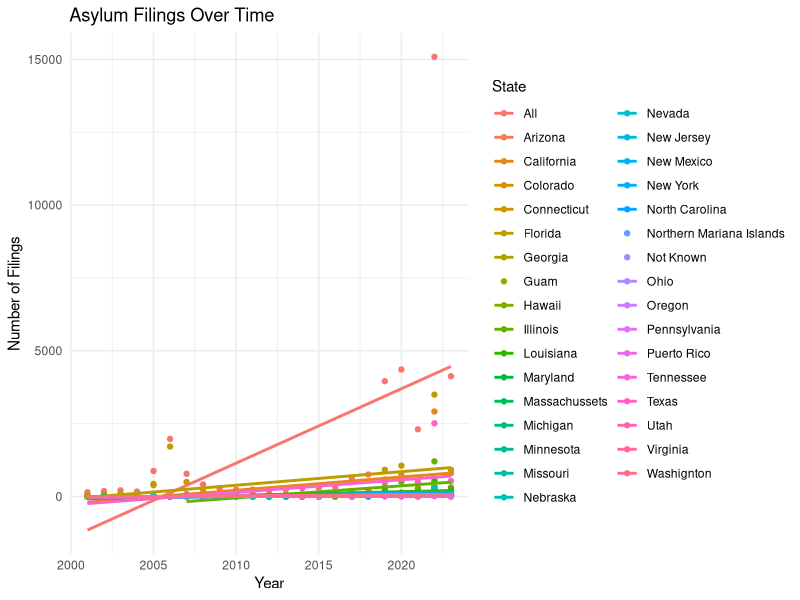
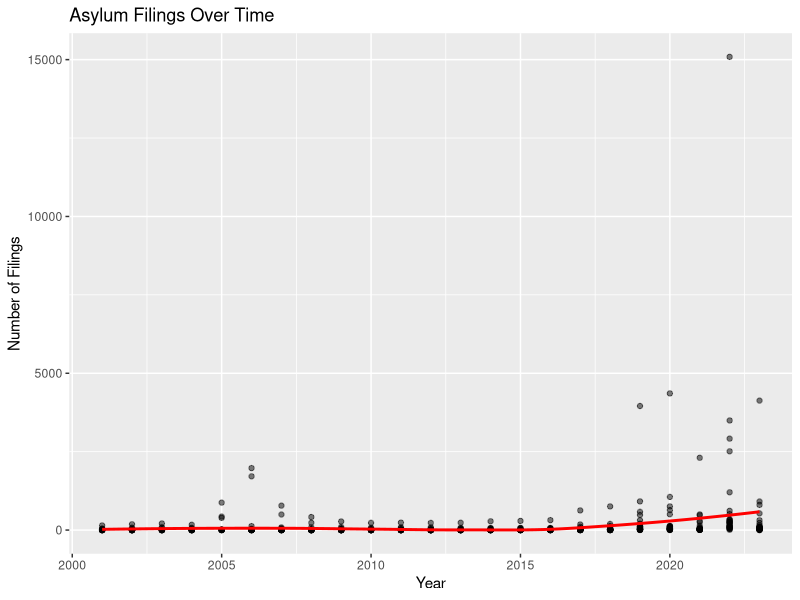
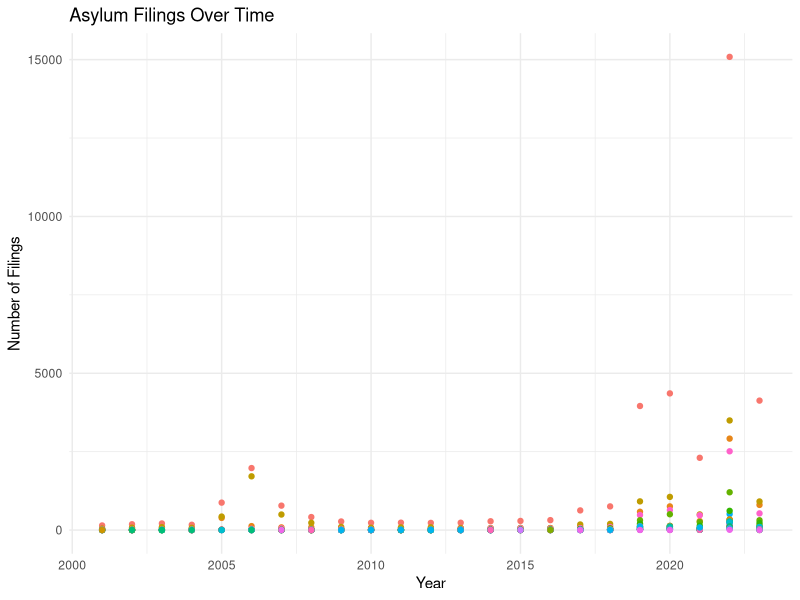

The R source for these figures, in order: (Note: this script raises an error after producing the figures.)
## ---- chunk 1
# Graph 1- asylum filings

library(ggplot2)
library(tidyr)

# Loading the data 
filings <- read.csv("asylum_filings.csv")



# Converting all year columns to numeric values
year_cols <- grep("^X[0-9]{4}$", names(filings))
filings[, year_cols] <- lapply(filings[, year_cols], function(x) as.numeric(gsub("[^0-9.]", "", x)))

# Reshaping the data to a longer format
asylum_long <- tidyr::pivot_longer(filings, 
                                   cols = starts_with("X"), 
                                   names_to = "Year", 
                                   values_to = "Filings")

# Convert the Year from 'XYYYY' to 'YYYY' format
asylum_long$Year <- as.numeric(sub("X", "", asylum_long$Year))

# Plot
ggplot(asylum_long, aes(x = Year, y = Filings, color = State)) +
  geom_point() +
  geom_smooth(method = "lm", se = FALSE) +
  theme_minimal() +
  labs(title = "Asylum Filings Over Time",
       x = "Year",
       y = "Number of Filings")




## ---- chunk 2
#graph 2 - asylum filings without the labels
filings <- read.csv("asylum_filings.csv")



# Converting all years to numeric values 
year_cols <- grep("^X[0-9]{4}$", names(filings))
filings[, year_cols] <- lapply(filings[, year_cols], function(x) as.numeric(gsub("[^0-9.]", "", x)))

# Reshaping the data to a longer format 
asylum_long <- tidyr::pivot_longer(filings, 
                                   cols = starts_with("X"), 
                                   names_to = "Year", 
                                   values_to = "Filings")

# Converting the Year from 'XYYYY' to 'YYYY' format
asylum_long$Year <- as.numeric(sub("X", "", asylum_long$Year))


# visualization 
ggplot(asylum_long, aes(x = Year, y = Filings)) +
  geom_point(alpha = 0.5, color = "black") +  
  geom_smooth(method = "loess", se = FALSE, color = "red") + 
  labs(title = "Asylum Filings Over Time",
       x = "Year",
       y = "Number of Filings") +
  theme(legend.position = "none")  


## ---- chunk 3

# graph 3- colored asylum filings over the years
library(ggplot2)
library(tidyr)

# Reshaping the data to a longer format
asylum_long <- tidyr::pivot_longer(filings, 
                                   cols = starts_with("X"), 
                                   names_to = "Year", 
                                   values_to = "Filings")

# Converting the Year from 'XYYYY' to 'YYYY' format
asylum_long$Year <- as.numeric(sub("X", "", asylum_long$Year))

#visualization
ggplot(asylum_long, aes(x = Year, y = Filings, color = State)) +
  geom_point() +
  theme_minimal() +
  labs(title = "Asylum Filings Over Time",
       x = "Year",
       y = "Number of Filings") +
  theme(legend.position = "none")  



## ---- chunk 4

#loading libraries
library(ggplot2)
library(dplyr)

library(ggplot2)
library(dplyr)
library(tidyr)

#loading files

filings <- read.csv("asylum_filings.csv")


decisions_denied <- read.csv("decisions_denied.csv")


library(ggplot2)
library(dplyr)
library(tidyr)

library(tidyverse)

# Data cleaning and preparation/ adjusting column selection as per your dataset's structure/ excluding columns that are not needed
filings_cleaned <- filings |>
    select(-State, -matches("All|Never|Detained|Released")) |>
    gather(key = "Year", value = "Filings") |>
    group_by(Year) |>
    summarize(TotalFilings = sum(as.numeric(gsub(",", "", Filings)), na.rm = TRUE))

approvals_cleaned <- approvals |>
    select(-State) |>
    gather(key = "Year", value = "Approvals") |>
    group_by(Year) |>
    summarize(TotalApprovals = sum(as.numeric(gsub(",", "", Approvals)), na.rm = TRUE))

# Merging data
merged_data <- merge(filings_cleaned, approvals_cleaned, by = "Year")



#visualizations
ggplot(merged_data, aes(x = Year)) +
    geom_line(aes(y = TotalFilings, group = 1, color = "Total Filings")) +
    geom_line(aes(y = TotalApprovals, group = 1, color = "Total Approvals")) +
  geom_point(aes(y = TotalFilings, group = 1, color = "Total Filings")) +
    geom_point(aes(y = TotalApprovals, group = 1, color = "Total Approvals")) +
    scale_x_discrete(breaks = merged_data$Year) +
    scale_y_continuous(labels = scales::comma) +
    labs(title = "Asylum Filings and Approvals (2001-2023)",
         x = "Year",
         y = "Number of Cases",
         color = "Legend") +
   theme(axis.text.x = element_text(angle = 90, vjust = 0.5, hjust=1),
          legend.title = element_blank(),
          plot.title = element_text(hjust = 0.5),
          legend.position = "bottom")


## ---- chunk 5
#Part 1.3 Asylum filings and denials
##loading libraries
library(ggplot2)
library(dplyr)

library(ggplot2)
library(dplyr)
library(tidyr)

#loading data
filings <- read.csv("asylum_filings.csv")


decisions_denied <- read.csv("decisions_denied.csv")

library(ggplot2)
library(dplyr)
library(tidyr)

library(tidyverse)

# Data cleaning and preparation/ adjusting column selection as per your dataset's structure/ excluding columns that are not needed
filings_cleaned <- filings |>
    select(-State, -matches("All|Never|Detained|Released")) |>
    gather(key = "Year", value = "Filings") |>
    group_by(Year) |>
    summarize(TotalFilings = sum(as.numeric(gsub(",", "", Filings)), na.rm = TRUE))

denials_cleaned <- decisions_denied |>
    select(-State) |>
    gather(key = "Year", value = "Denials") |>
    group_by(Year) |>
    summarize(TotalDenials = sum(as.numeric(gsub(",", "", Denials)), na.rm = TRUE))

# Merging data
merged_data <- merge(filings_cleaned, denials_cleaned, by = "Year")


# making "year" as a factor
merged_data$Year <- factor(merged_data$Year)

# visualization
ggplot(merged_data, aes(x = Year)) +
    geom_line(aes(y = TotalFilings, group = 1, color = "Total Filings")) +
    geom_line(aes(y = TotalDenials, group = 1, color = "Total Denials")) +
    geom_point(aes(y = TotalFilings, group = 1, color = "Total Filings")) +
    geom_point(aes(y = TotalDenials, group = 1, color = "Total Denials")) +
    scale_x_discrete(breaks = unique(merged_data$Year)) + 
    scale_y_continuous(labels = scales::comma) +
    labs(title = "Asylum Filings and Denials (2001-2023)",
         x = "Year",
         y = "Number of Cases",
         color = "Legend") +
    theme(axis.text.x = element_text(angle = 90, vjust = 0.5, hjust=1),
          legend.title = element_blank(),
          plot.title = element_text(hjust = 0.5),
          legend.position = "bottom")



## ---- chunk 6
#packages and data
library(tidyverse)
library(png)


## ---- chunk 7

rm(list = ls())
#manually filtered data for regressions
hispop <- read.csv("hispop_reg.csv")
filings <-read.csv("filings_reg.csv") 
GDP <- read.csv("GDP_reg.csv")
Gov <- read.csv("Gov_reg.csv")
approve <- read.csv("approved_reg.csv") 
denied <- read.csv("denied_reg.csv")

## ---- chunk 8
#Gov filter

#republican are now set to -1 and democrats are set to 1 had to use some sort of four loop to do this 


for (governor in seq_along(Gov)) {
  Gov[[governor]] <- gsub(".*Democra.*", "1", Gov[[governor]])
  Gov[[governor]] <- gsub(".*Republican.*", "-1", Gov[[governor]])
  Gov[[governor]] <- gsub(".*New Progressive Party.*", NA, Gov[[governor]])
  Gov[[governor]] <- gsub(".*Independence Party.*", NA, Gov[[governor]])
  Gov[[governor]] <- gsub(".*N/A.*", NA, Gov[[governor]])
}


## ---- chunk 9
library(broom)
library(patchwork)
library(ggplot2)
library(tidyr)
library(png)
library(knitr)

states <- c("California", "New.York", "Florida", "Texas", "New.Jersey",
            "Massachusetts", "Virginia", "Illinois", "Maryland", "Washington",
            "Georgia", "Pennsylvania", "Tennessee", "Louisiana", "Arizona",
            "Ohio", "Nebraska", "Colorado", "North.Carolina", "Minnesota",
            "Nevada", "Missouri", "Connecticut", "Oregon", "Michigan",
            "Utah", "Hawaii", "New.Mexico")

 states

state_data_frames <- list()

for(state in states) {

    state_filings <- as.numeric(filings[[state]])
    state_GDP <- as.numeric(GDP[[state]])
    state_Gov <- as.numeric(Gov[[state]])
    state_denied <- as.numeric(denied[[state]])
    state_approve <- as.numeric(approve[[state]])
    state_hispop <- as.numeric(gsub(",", "", hispop[[state]]))



  state_data <- data.frame(

        Filings = state_filings,
        GDP = state_GDP,
        Gov = state_Gov,
        Denied = state_denied,
        Approved = state_approve,
        HispanicPopulation = state_hispop
    )


    state_data_frames[[state]] <- state_data
}


combined_data <- bind_rows(state_data_frames, .id = "State")
text_size = 12
#GDP
ggplot(data = combined_data, aes(x = Filings, y = GDP, color = State, fill = State)) +
  geom_point() +
  scale_y_log10()  +
  geom_smooth(method = "lm", se = TRUE) +
  labs(title = "Linear Regressions: Number of Cases vs. GDP Per Capita by State",
         x = "Number of Cases",
         y = " GDP Per Capita") +
    theme(plot.margin = margin(t = 70, r = 10, b = 10, l = 10, unit = "pt"),
    axis.text.x = element_text(angle = 90, hjust=1, vjust = .5),
    plot.title = element_text(hjust = 0, vjust = 18, face = "bold", size = text_size)
  )
  


#Gov
ggplot(data = combined_data, aes(x = Filings, y = Gov, color = State, fill = State)) +
  geom_point() +
  geom_smooth(method = "lm", se = TRUE) +
 labs(title = "Linear Regressions: Number of Cases vs. Governor Party Affiliation",
         x = "Number of Cases",
         y = "Governor Party Affiliaton") +
   theme(plot.margin = margin(t = 70, r = 10, b = 10, l = 10, unit = "pt"),
    axis.text.x = element_text(angle = 90, hjust=1, vjust = .5),
    plot.title = element_text(hjust = 0, vjust = 18, face = "bold", size = text_size)
  )



#Hispop
ggplot(data = combined_data, aes(x = Filings, y = HispanicPopulation, color = State, fill = State)) +
  geom_point() +
  geom_smooth(method = "lm", se = TRUE) +
  scale_y_log10() +   # Logarithmic scale for y-axis+
  labs(title = "Linear Regressions: Number of Cases vs. Hispanic Population by State",
         x = "Number of Cases",
         y = "Hispanic Population") +
   theme(plot.margin = margin(t = 70, r = 10, b = 10, l = 10, unit = "pt"),
    axis.text.x = element_text(angle = 90, hjust=1, vjust = .5),
    plot.title = element_text(hjust = 0, vjust = 18, face = "bold", size = text_size)
  )



#Mulitple regression sumary information for each state
regression_summaries <- list()

for(i in states) {
  state_data <- subset(combined_data, State == i)

  models <- lm(Filings ~ HispanicPopulation + GDP + Gov, data = state_data)

  regression_summaries[[i]] <- summary(models)
}


## ---- chunk 10




#consolodate data for Texas
Texas_filings <- as.numeric(filings$Texas)
year <-  as.numeric(filings$State)
Texas_GDP <-  as.numeric(GDP$Texas)
Texas_Gov <-  as.numeric(Gov$Texas)
Texas_denied <- as.numeric(denied$Texas)
Texas_approve <- as.numeric(approve$Texas)
Texas_hispop <- as.numeric(gsub(",", "", hispop$Texas))

#data frame
Texas_data <- data.frame(Year = year, Filings = Texas_filings, HispanicPopulation = Texas_hispop, GDP = Texas_GDP, Gov = Texas_Gov, den = Texas_denied, app = Texas_approve)

#long data
long_data_Texas <- gather(Texas_data, key = "variable", value = "value", -Filings, -Year, -app, -den)

#Florida 
Florida_filings <- as.numeric(filings$Florida)
year <- as.numeric(filings$State)
Florida_GDP <- as.numeric(GDP$Florida)
Florida_Gov <- as.numeric(Gov$Florida)
Florida_denied <- as.numeric(denied$Florida)
Florida_approve <- as.numeric(approve$Florida)

Florida_hispop <- as.numeric(gsub(",", "", hispop$Florida))

#data frame
Florida_data <- data.frame(Year = year, Filings = Florida_filings, HispanicPopulation = Florida_hispop, GDP = Florida_GDP, Gov = Florida_Gov, den = Florida_denied, app = Florida_approve)

#long data
long_data_Florida <- gather(Florida_data, key = "variable", value = "value", -Filings, -Year, -app, -den)

#California
California_filings <- as.numeric(filings$California)
year <-  as.numeric(filings$State)
California_GDP <-  as.numeric(GDP$California)
California_Gov <-  as.numeric(Gov$California)
California_denied <- as.numeric(denied$California)
California_approve <- as.numeric(approve$California)

California_hispop <- as.numeric(gsub(",", "", hispop$California))

#data frame
California_data <- data.frame(Year = year, Filings = California_filings, HispanicPopulation = California_hispop, GDP = California_GDP, Gov = California_Gov, den = California_denied, app = California_approve)

#long data 
long_data_California <- gather(California_data, key = "variable", value = "value", -Filings, -Year, -app, -den)


#Florida 
Florida_filings <- as.numeric(filings$Florida)
year <- as.numeric(filings$State)
Florida_GDP <- as.numeric(GDP$Florida)
Florida_Gov <- as.numeric(Gov$Florida)
Florida_denied <- as.numeric(denied$Florida)
Florida_approve <- as.numeric(approve$Florida)

Florida_hispop <- as.numeric(gsub(",", "", hispop$Florida))

#data frame
Florida_data <- data.frame(Year = year, Filings = Florida_filings, HispanicPopulation = Florida_hispop, GDP = Florida_GDP, Gov = Florida_Gov, den = Florida_denied, app = Florida_approve)

#long data
long_data_Florida <- gather(Florida_data, key = "variable", value = "value", -Filings, -Year, -app, -den)

#California
Louisiana_filings <- as.numeric(filings$Louisiana)
year <-  as.numeric(filings$State)
Louisiana_GDP <-  as.numeric(GDP$Louisiana)
Louisiana_Gov <-  as.numeric(Gov$Louisiana)
Louisiana_denied <- as.numeric(denied$Louisiana)
Louisiana_approve <- as.numeric(approve$Louisiana)
Louisiana_hispop <- as.numeric(gsub(",", "", hispop$Louisiana))

#data frame
Louisiana_data <- data.frame(Year = year, Filings = Louisiana_filings, HispanicPopulation = Louisiana_hispop, GDP = Louisiana_GDP, Gov = Louisiana_Gov, den = Louisiana_denied, app = Louisiana_approve)

#long data 
long_data_Louisiana <- gather(Louisiana_data, key = "variable", value = "value", -Filings, -Year, -app, -den)


## ---- chunk 11


# install.packages("patchwork")




text_size = 6

#Texas
######################################################################################################
plot1 <- ggplot(subset(long_data_Texas, variable == "GDP"), aes(x = Filings, y = value)) +
  geom_point(color = "dodgerblue2") +
  geom_smooth(method = "lm", se = TRUE, color = "dodgerblue2", fill = "dodgerblue2") +
  labs(title = "Number of cases vs. GDP per Capita",
         x = "Number of Cases",
         y = "GDP per Capita",
         color = "Legend") +
    theme(axis.text.x = element_text(angle = 90, vjust = 0.5, hjust=1),
          plot.title = element_text(hjust = 0.5, size = text_size, face = "bold"),
          legend.position = "bottom")


plot2 <- ggplot(subset(long_data_Texas, variable == "Gov"), aes(x = Filings, y = value)) +
  geom_point(color = "orange2") +
  geom_smooth(method = "lm", se = TRUE, color = "orange2", fill = "orange2") +
 labs(title = "Number of cases vs. Governor Party",
         x = "Number of Cases",
         y = "Republican or Democratic Governors",
         color = "Legend") +
    theme(axis.text.x = element_text(angle = 90, vjust = 0.5, hjust=1),
          plot.title = element_text(hjust = 0.5, size = text_size, face = "bold"),
          legend.position = "bottom")



plot3 <- ggplot(subset(long_data_Texas, variable == "HispanicPopulation"), aes(x = Filings, y = value)) +
  geom_point(color = "hotpink2") +
  geom_smooth(method = "lm", se = TRUE, color = "hotpink2", fill = "hotpink2") +
 labs(title = "Number of cases vs. Hispanic Population",
         x = "Number of Cases",
         y = "Hispanic Population",
         color = "Legend") +
    theme(axis.text.x = element_text(angle = 90, vjust = 0.5, hjust=1),
          plot.title = element_text(hjust = 0.5, size = text_size, face = "bold"),
          legend.position = "bottom")

#plots
combined_plot <- plot1 | plot2 | plot3

# Add an overarching title
combined_plot_with_title <- combined_plot + 
    plot_annotation(title = "Texas") 
      
combined_plot_with_title
ggsave("my_combined_plot_Texas.png", combined_plot_with_title, width = 12, height = 4)


#Florida
######################################################################################################


plot1 <- ggplot(subset(long_data_Florida, variable == "GDP"), aes(x = Filings, y = value)) +
  geom_point(color = "dodgerblue2") +
  geom_smooth(method = "lm", se = TRUE, color = "dodgerblue2", fill = "dodgerblue2") +
  labs(title = "Number of cases vs. GDP per Capita",
         x = "Number of Cases",
         y = "GDP per Capita",
         color = "Legend") +
    theme(axis.text.x = element_text(angle = 90, vjust = 0.5, hjust=1),
          plot.title = element_text(hjust = 0.5, size = text_size, face = "bold"),
          legend.position = "bottom")


plot2 <- ggplot(subset(long_data_Florida, variable == "Gov"), aes(x = Filings, y = value)) +
  geom_point(color = "orange2") +
  geom_smooth(method = "lm", se = TRUE, color = "orange2", fill = "orange2") +
 labs(title = "Number of cases vs. Governor Party",
         x = "Number of Cases",
         y = "Republican or Democratic Governors",
         color = "Legend") +
    theme(axis.text.x = element_text(angle = 90, vjust = 0.5, hjust=1),
          plot.title = element_text(hjust = 0.5, size = text_size, face = "bold"),
          legend.position = "bottom")



plot3 <- ggplot(subset(long_data_Florida, variable == "HispanicPopulation"), aes(x = Filings, y = value)) +
  geom_point(color = "hotpink2") +
  geom_smooth(method = "lm", se = TRUE, color = "hotpink2", fill = "hotpink2") +
 labs(title = "Number of cases vs. Hispanic Population",
         x = "Number of Cases",
         y = "Hispanic Population",
         color = "Legend") +
    theme(axis.text.x = element_text(angle = 90, vjust = 0.5, hjust=1),
          plot.title = element_text(hjust = 0.5, size = text_size, face = "bold"),
          legend.position = "bottom")


combined_plot <- plot1 | plot2 | plot3

# Add an overarching title
combined_plot_with_title <- combined_plot + 
    plot_annotation(title = "Florida") 

combined_plot_with_title
ggsave("my_combined_plot_Florida.png", combined_plot_with_title, width = 12, height = 4)


#California
######################################################################################################

plot1 <- ggplot(subset(long_data_California, variable == "GDP"), aes(x = Filings, y = value)) +
  geom_point(color = "dodgerblue2") +
  geom_smooth(method = "lm", se = TRUE, color = "dodgerblue2", fill = "dodgerblue2") +
  labs(title = "Number of cases vs. GDP per Capita",
         x = "Number of Cases",
         y = "GDP per Capita",
         color = "Legend") +
    theme(axis.text.x = element_text(angle = 90, vjust = 0.5, hjust=1),
          plot.title = element_text(hjust = 0.5, size = text_size, face = "bold"),
          legend.position = "bottom")


plot2 <- ggplot(subset(long_data_California, variable == "Gov"), aes(x = Filings, y = value)) +
  geom_point(color = "orange2") +
  geom_smooth(method = "lm", se = TRUE, color = "orange2", fill = "orange2") +
 labs(title = "Number of cases vs. Governor Party",
         x = "Number of Cases",
         y = "Republican or Democratic Governors",
         color = "Legend") +
    theme(axis.text.x = element_text(angle = 90, vjust = 0.5, hjust=1),
          plot.title = element_text(hjust = 0.5, size = text_size, face = "bold"),
          legend.position = "bottom")



plot3 <- ggplot(subset(long_data_California, variable == "HispanicPopulation"), aes(x = Filings, y = value)) +
  geom_point(color = "hotpink2") +
  geom_smooth(method = "lm", se = TRUE, color = "hotpink2", fill = "hotpink2") +
 labs(title = "Number of cases vs. Hispanic Population",
         x = "Number of Cases",
         y = "Hispanic Population",
         color = "Legend") +
    theme(axis.text.x = element_text(angle = 90, vjust = 0.5, hjust=1),
          plot.title = element_text(hjust = 0.5, size = text_size, face = "bold"),
          legend.position = "bottom")


combined_plot <- plot1 | plot2 | plot3

# Add an overarching title
combined_plot_with_title <- combined_plot + 
    plot_annotation(title = "California") 

combined_plot_with_title
ggsave("my_combined_plot_California.png", combined_plot_with_title, width = 12, height = 4)



#Louisiana
######################################################################################################

plot1 <- ggplot(subset(long_data_Louisiana, variable == "GDP"), aes(x = Filings, y = value)) +
  geom_point(color = "dodgerblue2") +
  geom_smooth(method = "lm", se = TRUE, color = "dodgerblue2", fill = "dodgerblue2") +
  labs(title = "Number of cases vs. GDP per Capita",
         x = "Number of Cases",
         y = "GDP per Capita",
         color = "Legend") +
    theme(axis.text.x = element_text(angle = 90, vjust = 0.5, hjust=1),
          plot.title = element_text(hjust = 0.5, size = text_size, face = "bold"),
          legend.position = "bottom")


plot2 <- ggplot(subset(long_data_Louisiana, variable == "Gov"), aes(x = Filings, y = value)) +
  geom_point(color = "orange2") +
  geom_smooth(method = "lm", se = TRUE, color = "orange2", fill = "orange2") +
 labs(title = "Number of cases vs. Governor Party",
         x = "Number of Cases",
         y = "Republican or Democratic Governors",
         color = "Legend") +
    theme(axis.text.x = element_text(angle = 90, vjust = 0.5, hjust=1),
          plot.title = element_text(hjust = 0.5, size = text_size, face = "bold"),
          legend.position = "bottom")



plot3 <- ggplot(subset(long_data_Louisiana, variable == "HispanicPopulation"), aes(x = Filings, y = value)) +
  geom_point(color = "hotpink2") +
  geom_smooth(method = "lm", se = TRUE, color = "hotpink2", fill = "hotpink2") +
 labs(title = "Number of cases vs. Hispanic Population",
         x = "Number of Cases",
         y = "Hispanic Population",
         color = "Legend") +
    theme(axis.text.x = element_text(angle = 90, vjust = 0.5, hjust=1),
          plot.title = element_text(hjust = 0.5, size = text_size, face = "bold"),
          legend.position = "bottom")


combined_plot <- plot1 | plot2 | plot3

# Add an overarching title
combined_plot_with_title <- combined_plot + 
    plot_annotation(title = "Louisiana") 

combined_plot_with_title
ggsave("my_combined_plot_Louisiana.png", combined_plot_with_title, width = 12, height = 4)




## ---- chunk 12
#Pull data from Multiple Regression done before for Texas


kable((regression_summaries[["Texas"]]$coefficients))
# kable((regression_summaries[["Texas"]]$r.quared))
## ---- chunk 13
#Pull data from Multiple Regression done before for California

kable((regression_summaries[["California"]]$coefficients))



## ---- chunk 14
#Pull data from Multiple Regression done before for Florida

kable((regression_summaries[["Florida"]]$coefficients))
## ---- chunk 15
#Pull data from Multiple Regression done before for Louisiana
kable((regression_summaries[["Louisiana"]]$coefficients))
## ---- chunk 16
#Print Summary for all of the States' Multiple Regressions
for (State in names(regression_summaries)) {
  cat('\n\n')
  cat("State: ", State, "\n\n")
  coefficients_table <- regression_summaries[[State]]$coefficients
  print(kable(as.data.frame(coefficients_table), format = "simple", caption = "Coefficients"))
  summary_stats <- regression_summaries[[State]]
  additional_stats_df <- data.frame(
    Statistic = c("R-squared", "Adjusted R-squared", "F-statistic", "Degrees of Freedom"),
    Value = c(summary_stats$r.squared, summary_stats$adj.r.squared, summary_stats$fstatistic[1],summary_stats$df[2] ))
  print(kable(additional_stats_df, format = "simple", caption = "Additional Statistics"))
  cat('\n\n')
}


